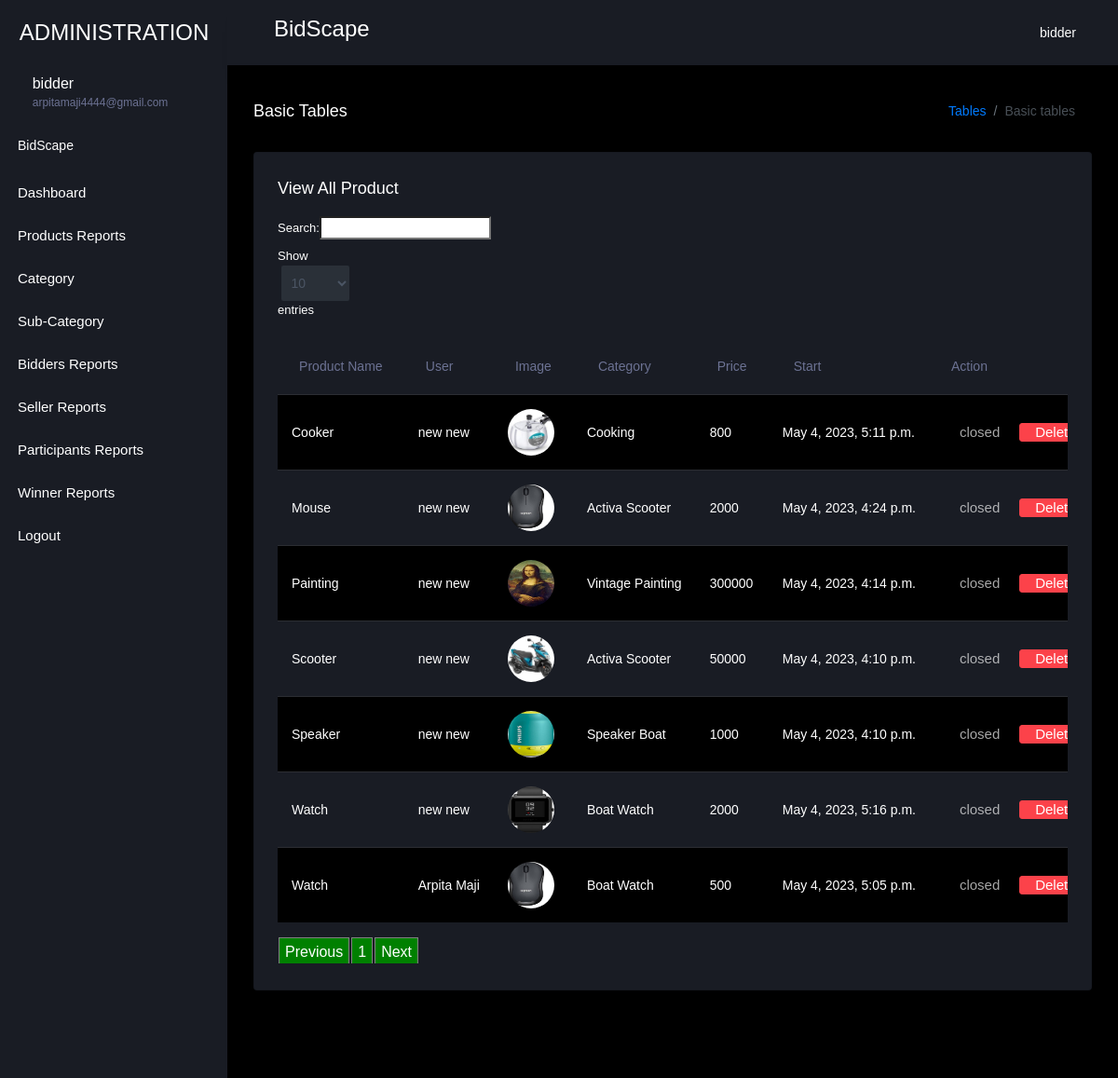
Screenshot of /admin_view_product (signed in) with the database file from the repository.
### bid_app/models.py (models this page shows, shortened)
class Product(models.Model):
    status  = models.CharField(max_length=100,null=True, default='pending')
    bid_type  = models.CharField(max_length=100,null=True)
    payment_status  = models.CharField(max_length=100,null=True,default='pending')
    winner  = models.ForeignKey(User, on_delete=models.CASCADE, null=True, blank=True, related_name='winner')
    user  = models.ForeignKey(User, on_delete=models.CASCADE, null=True, blank=True, related_name='seller')
    name = models.CharField(max_length=100,null=True)
    min_price = models.IntegerField(null=True)
    final_price = models.IntegerField(null=True)
    interval_price = models.IntegerField(null=True)
    images = models.FileField(null=True)
    session = models.DateTimeField(null=True, blank=True)
    endsession = models.DateTimeField(null=True, blank=True, auto_now_add=True)
    category = models.ForeignKey(Sub_Category,on_delete=models.CASCADE,null=True)
    parameter = models.TextField(null=True, default="{}")
    description = models.TextField(null=True, blank=True)
    comment = models.TextField(null=True, blank=True)
    created = models.DateField(auto_now_add=True, null=True, blank=True)

class Sub_Category(models.Model):
    category = models.ForeignKey(Category,on_delete=models.CASCADE,null=True)
    name = models.CharField(max_length=100,null=True)

### bid_app/views.py (the view)
# urls.py: path('admin_view_product', Admin_product, name="admin_view_product"),
def Admin_product(request):
    if not request.user.is_authenticated:
        return redirect('loginadmin')
    product = Product.objects.filter()
    d ={'pro':product}
    return render(request,'administration/admin_view_product.html',d)

### bid_app/templates/administration/admin_view_product.html (shortened to what this page needs)
{% extends 'administration/index.html' %}
{% load static %}
{% block body %}
<link rel = stylesheet href="https://cdn.datatables.net/1.10.23/css/dataTables.bootstrap.min.css">
<div class="main-panel">
    <div class="content-wrapper">
      <div class="page-header">
        <h3 class="page-title"> Basic Tables </h3>
        <nav aria-label="breadcrumb">
          <ol class="breadcrumb">
            <li class="breadcrumb-item"><a href="#">Tables</a></li>
            <li class="breadcrumb-item active" aria-current="page">Basic tables</li>
          </ol>
        </nav>
      </div>
      <div class="row">
        <div class="col-lg-12 grid-margin stretch-card">
          <div class="card">
            <div class="card-body">
              <h4 class="card-title">View All Product</h4>
              <div class="table-responsive">
                <table class="table table-striped" id="example">
                  <thead>
                    <tr>
                        <th>Product Name</th>
                        <th>User</th>
                        <th>Image</th>
                          <th> Category</th>
                        <th>Price</th>
                           <th> Start</th>
                        <th>Action</th>
                      </tr>
                      </thead>
                       <tbody>
                        {% for i in pro %}
                      <tr>
                        <td>{{i.name}}</td>
                        <td>{% if i.user.is_staff %}{{i.user.username}}{% endif %}{{i.user.first_name}} {{i.user.last_name}}</td>
                        <td><img src="{{i.images.url}}" style="width:50px;height:50px"></td>
                          <td>{{i.category.name}}</td>
                          <td>{{i.min_price}}</td>
                          <td>{{i.session}}</td>
                        <td><a href="{% if i.status == "pending" %}/change_status/{{i.id}}{% else %}#{% endif %}" ><button {% if i.status == "pending" %}class="btn btn-primary"{% else %}class="btn btn-default" disabled{% endif %}>{{i.status}}</button></a>
                        <a href="{% url 'delete_product' i.id %}" onclick="return confirm('Are you sure?')"><button class="btn btn-danger">Delete</button></a>
                        <a href="{% url 'admin_product_detail' i.id %}"><button class="btn btn-info">Detail</button></a></td>
                      </tr>
                        {% empty %}
                    <tr>
                      <td>Data Not Found</td>
                    </tr>
                        {% endfor %}
                        </tbody>
                </table>
              </div>
            </div>
          </div>
        </div>
      </div>
    </div>
{% endblock %}

### bid_app/templates/administration/index.html (shortened to what this page needs)
<!DOCTYPE html>
{% load static %}
<html lang="en">
  <head>
    <link rel="stylesheet" href="{% static 'administration/assets/vendors/mdi/css/materialdesignicons.min.css' %}">
    <link rel="stylesheet" href="{% static 'administration/assets/vendors/css/vendor.bundle.base.css' %}">
    <link rel="stylesheet" href="{% static 'administration/assets/vendors/jvectormap/jquery-jvectormap.css' %}">
    <link rel="stylesheet" href="{% static 'administration/assets/vendors/flag-icon-css/css/flag-icon.min.css' %}">
    <link rel="stylesheet" href="{% static 'administration/assets/vendors/owl-carousel-2/owl.carousel.min.css' %}">
    <link rel="stylesheet" href="{% static 'administration/assets/vendors/owl-carousel-2/owl.theme.default.min.css' %}">
    <link rel="stylesheet" href="{% static 'administration/assets/css/style.css' %}">
  </head>
  <body>
    <div class="container-scroller">
      <nav class="sidebar sidebar-offcanvas" id="sidebar">
        <div class="sidebar-brand-wrapper d-none d-lg-flex align-items-center justify-content-center fixed-top">
          <a class="sidebar-brand brand-logo" href="#" style="color:white">ADMINISTRATION</a>
        </div>
        <ul class="nav">
          <li class="nav-item profile">
            <div class="profile-desc">
              <div class="profile-pic">
                <div class="profile-name">
                  <h5 class="mb-0 font-weight-normal">{{request.user.username}}</h5>
                  <span>{{request.user.email}}</span>
                </div>
              </div>
              <a href="#" id="profile-dropdown" data-toggle="dropdown"><i class="mdi mdi-dots-vertical"></i></a>
            </div>
          </li>
          <li class="nav-item nav-category">
            <span class="nav-link" style="color:white;">BidScape</span>
          </li>
          <li class="nav-item menu-items">
            <a class="nav-link" href="/admin-home">
              <span class="menu-title" style="color:white;">Dashboard</span>
            </a>
          </li>
          <li class="nav-item menu-items">
            <a class="nav-link" href="/admin_view_product">
              <span class="menu-title"style="color:white;">Products Reports</span>
            </a>
          </li>
          <li class="nav-item menu-items">
            <a class="nav-link" data-toggle="collapse" href="#ui-basic-1" aria-expanded="false" aria-controls="ui-basic">
              <span class="menu-title" style="color:white;">Category</span>
              <i class="menu-arrow"></i>
            </a>
          </li>
          <li class="nav-item menu-items">
            <a class="nav-link" data-toggle="collapse" href="#ui-basic-2" aria-expanded="false" aria-controls="ui-basic">
              <span class="menu-title" style="color:white;">Sub-Category</span>
              <i class="menu-arrow"></i>
            </a>
          </li>
          <li class="nav-item menu-items">
            <a class="nav-link" href="/view_buyer_user">
              <span class="menu-title" style="color:white;">Bidders Reports</span>
            </a>
          </li>
          <li class="nav-item menu-items">
            <a class="nav-link" href="/view_seller_user">
              <span class="menu-title" style="color:white;">Seller Reports</span>
            </a>
          </li>
          <li class="nav-item menu-items">
            <a class="nav-link" href="/view_participants">
              <span class="menu-title" style="color:white;">Participants Reports</span>
            </a>
          </li>
          <li class="nav-item menu-items">
            <a class="nav-link" href="/view_winner">
              <span class="menu-title" style="color:white;">Winner Reports</span>
            </a>
          </li>
          <li class="nav-item menu-items">
            <a class="nav-link" href="/logout">
              <span class="menu-title" style="color:white;">Logout</span>
            </a>
          </li>
        </ul>
      </nav>
      <div class="container-fluid page-body-wrapper">
        <nav class="navbar p-0 fixed-top d-flex flex-row">
          <div class="navbar-menu-wrapper flex-grow d-flex align-items-stretch">
            <button class="navbar-toggler navbar-toggler align-self-center" type="button" data-toggle="minimize">
              <span class="mdi mdi-menu"></span>
            </button>
            <ul class="navbar-nav w-100">
              <li class="nav-item w-100">
                <h3>BidScape</h3>
              </li>
            </ul>
            <ul class="navbar-nav navbar-nav-right">
              <li class="nav-item dropdown">
                <a class="nav-link" id="profileDropdown" href="#" data-toggle="dropdown">
                  <div class="navbar-profile">
                    <p class="mb-0 d-none d-sm-block navbar-profile-name">{{request.user.username}}</p>
                    <i class="mdi mdi-menu-down d-none d-sm-block"></i>
                  </div>
                </a>
              </li>
            </ul>
          </div>
        </nav>
        {% block body %}{% endblock %}
          <footer class="footer">
          </footer>
        </div>
      </div>
    </div>
  </body>
</html>

### rows the page displays
Product: name "Speaker", user.first_name "new", user.last_name "new", images (picture), category.name "Speaker Boat", min_price "1000", session "May 4, 2023, 4:10 p.m.", status "closed"
Product: name "Scooter", user.first_name "new", user.last_name "new", images (picture), category.name "Activa Scooter", min_price "50000", session "May 4, 2023, 4:10 p.m.", status "closed"
Product: name "Cooker", user.first_name "new", user.last_name "new", images (picture), category.name "Cooking", min_price "800", session "May 4, 2023, 5:11 p.m.", status "closed"
Product: name "Painting", user.first_name "new", user.last_name "new", images (picture), category.name "Vintage Painting", min_price "300000", session "May 4, 2023, 4:14 p.m.", status "closed"
Product: name "Watch", user.first_name "new", user.last_name "new", images (picture), category.name "Boat Watch", min_price "2000", session "May 4, 2023, 5:16 p.m.", status "closed"
Product: name "Mouse", user.first_name "new", user.last_name "new", images (picture), category.name "Activa Scooter", min_price "2000", session "May 4, 2023, 4:24 p.m.", status "closed"
Product: name "Watch", user.first_name "Arpita", user.last_name "Maji", images (picture), category.name "Boat Watch", min_price "500", session "May 4, 2023, 5:05 p.m.", status "closed"

### other values shown
{{ request.user.username }} "bidder"
{{ request.user.email }} "arpitamaji4444@gmail.com"
